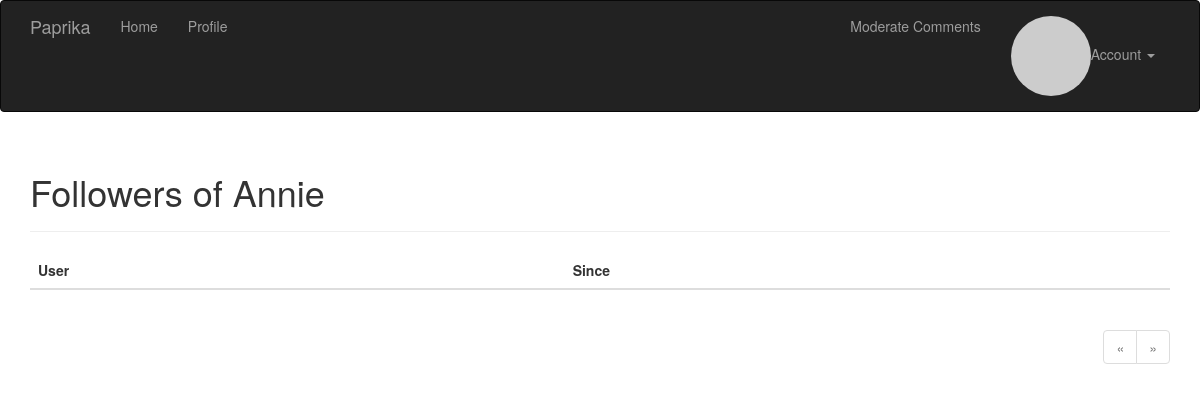
/followers/Annie (signed in), run on an earlier commit of the app's database.
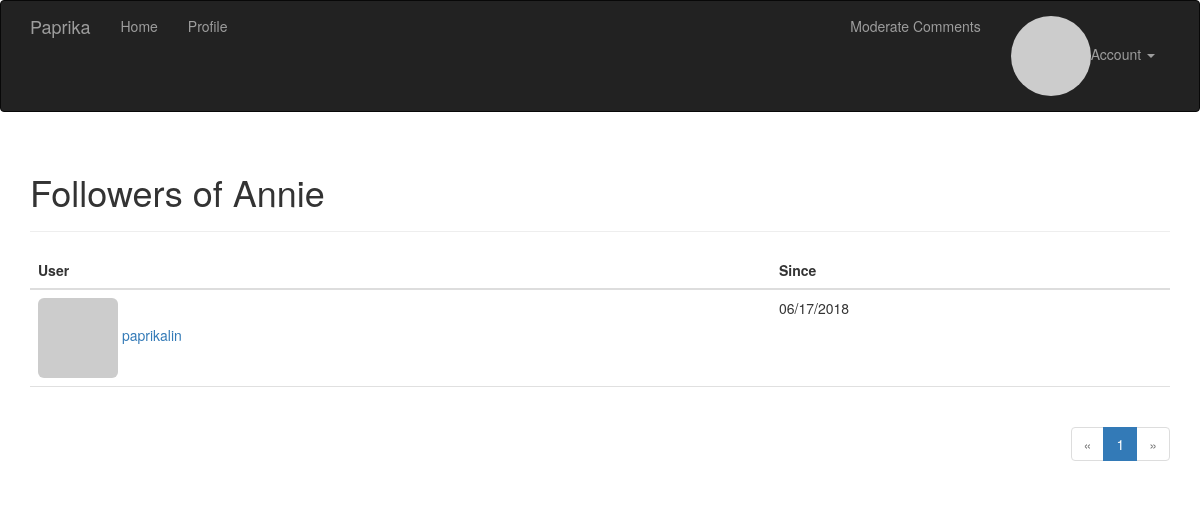
And on a later commit of the database.
### app/models.py (models this page shows, shortened)
class User(UserMixin, db.Model):
    __tablename__ = 'users'
    id = db.Column(db.Integer, primary_key=True)
    email = db.Column(db.String(64), unique=True, index=True)
    username = db.Column(db.String(64), unique=True, index=True)
    role_id = db.Column(db.Integer, db.ForeignKey('roles.id'))
    password_hash = db.Column(db.String(128))
    confirmed = db.Column(db.Boolean, default=False)
    name = db.Column(db.String(64))
    location = db.Column(db.String(64))
    about_me = db.Column(db.Text())
    comments = db.relationship('Comment', backref='author', lazy='dynamic')
    member_since = db.Column(db.DateTime(), default=datetime.now)
    last_seen = db.Column(db.DateTime(), default=datetime.now)
    followed = db.relationship('Follow', foreign_keys=[Follow.follower_id], backref=db.backref('follower', lazy='joined'), lazy='dynamic', cascade='all, delete-orphan')
    followers = db.relationship('Follow', foreign_keys=[Follow.followed_id],
                               backref=db.backref('followed', lazy='joined'), lazy='dynamic',
                               cascade='all, delete-orphan')
    avatar_hash = db.Column(db.String(32))
    posts = db.relationship('Post', backref='author', lazy='dynamic')
    @property
    def password(self):
        raise AttributeError('password is not a readable attribute')
    def can(self, permissions):
        return self.role is not None and self.role.has_permission(permissions)
    def ping(self):
        self.last_seen = datetime.now()
        db.session.add(self)
    def gravatar(self, size=100, default='identicon', rating='g'):
        if request.is_secure:
            url = 'https://secure.gravatar.com/avatar'
        else:
            url = 'https://www.gravatar.com/avatar'
        hash = self.avatar_hash or hashlib.md5(self.email.encode('utf-8')).hexdigest()
        return '{url}/{hash}?s={size}&d={default}&r={rating}'.format(
            url=url, hash=hash, size=size, default=default, rating=rating)

class Follow(db.Model):
    __tablename__ = 'follows'
    follower_id = db.Column(db.Integer, db.ForeignKey('users.id'), primary_key=True)
    followed_id = db.Column(db.Integer, db.ForeignKey('users.id'), primary_key=True)
    timestamp = db.Column(db.DateTime, default=datetime.now)

### app/main/views.py (the view)
@main.route('/followers/<username>')
def followers(username):
    user = User.query.filter_by(username=username).first()
    if user is None:
        flash('Invalid user.')
        return redirect(url_for('.index'))
    page = request.args.get('page', 1, type=int)
    pagination = user.followers.paginate(page, per_page=20, error_out=False)
    follows = [{'user': item.follower, 'timestamp': item.timestamp} for item in pagination.items]
    return render_template('followers.html', user=user, title='Followers of', endpoint='.followers', pagination=pagination, follows=follows)

### app/auth/views.py (called while the page is built)
@auth.before_app_request
def before_request():
    if current_user.is_authenticated:
        current_user.ping()
        if not current_user.confirmed \
                and request.endpoint \
                and request.blueprint != 'auth' \
                and request.endpoint != 'static':
            return redirect(url_for('auth.unconfirmed'))

### app/main/__init__.py (called while the page is built)
@main.app_context_processor
def inject_permission():
    return dict(Permission=Permission)

### app/models.py (called while the page is built)
@login_manager.user_loader
def load_user(user_id):
    return User.query.get(int(user_id))

    def has_permission(self, perm):
        return self.permissions & perm == perm

### app/templates/followers.html (shortened to what this page needs)
{% extends "base.html" %}
{% import "_macros.html" as macros %}
{% block page_content %}
<div class="page-header">
    <h1>{{ title }} {{ user.username }}</h1>
</div>
<table class="table table-hover followers">
    <thead><tr><th>User</th><th>Since</th></tr></thead>
    {% for follow in follows %}
    {% if follow.user.username != user.username %}
    <tr>
        <td>
            <a href="{{ url_for('.user', username = follow.user.username) }}">
                <img class="img-rounded" src="{{ follow.user.gravatar(size=32) }}">
                {{ follow.user.username }}
            </a>
        </td>
        <td>{{ moment(follow.timestamp).format('L') }}</td>
    </tr>
    {% endif %}
    {% endfor %}
</table>
<div class="pagination">
    {{ macros.pagination_widget(pagination, endpoint, username = user.username) }}
</div>
{% endblock %}

What changed in the data, as far as the page shows it:
added User: user.username "paprikalin"
added Follow: timestamp "06/17/2018"
Also different on the page:
new list line: "1"
